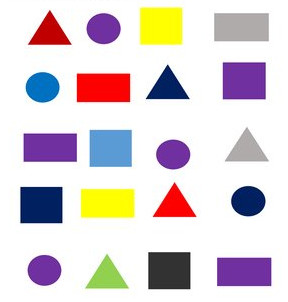
#> input picture resource/shape.jpg, 288 x 302 px
$ python chapter8.py
#> lines starting #> are read from the running program, lines starting #| are printed output that depends on the picture; after the words box and inside, x2 and y2 are one past the last pixel; in counts of white or black regions, pixels touching at a corner belong together
# vien va nhan dien shape
import cv2
import numpy as np

def stackImages(scale,imgArray):
    rows = len(imgArray)
    cols = len(imgArray[0])
    rowsAvailable = isinstance(imgArray[0], list)
    width = imgArray[0][0].shape[1]
    height = imgArray[0][0].shape[0]
    if rowsAvailable:
        for x in range(0, rows):
            for y in range(0, cols):
                if imgArray[x][y].shape[:2] == imgArray[0][0].shape[:2]:
                    imgArray[x][y] = cv2.resize(imgArray[x][y], (0, 0), None, scale, scale)
                else:
                    imgArray[x][y] = cv2.resize(imgArray[x][y], (imgArray[0][0].shape[1], imgArray[0][0].shape[0]), None, scale, scale)
                if len(imgArray[x][y].shape) == 2:
                    imgArray[x][y] = cv2.cvtColor(imgArray[x][y], cv2.COLOR_GRAY2BGR)

        imageBlank = np.zeros((height, width, 3), np.uint8)
        hor = [imageBlank] * rows
        hor_con = [imageBlank] * rows
        for x in range(0, rows):
            hor[x] = np.hstack(imgArray[x])
        ver = np.vstack(hor)
    else:
        for x in range(0, rows):
            if imgArray[x].shape[:2] == imgArray[0].shape[:2]:
                imgArray[x] = cv2.resize(imgArray[x], (0, 0), None, scale, scale)
            else:
                imgArray[x] = cv2.resize(imgArray[x], (imgArray[0].shape[1], imgArray[0].shape[0]), None, scale, scale)
            if len(imgArray[x].shape) == 2:
                imgArray[x] = cv2.cvtColor(imgArray[x], cv2.COLOR_GRAY2BGR)
        hor = np.hstack(imgArray)
        ver = hor
    return ver

def categorize(cnt, w, h):
    if (cnt == 3):
        return "tam"
    elif(cnt == 4):
        asRatio = w/float(h)
        if asRatio > 0.95 and asRatio < 1.05:
            return "hv"
        return "hcn"
    else:
        return "tron"

# tim cac vien
def getContours(img):
    contours, hierarchu = cv2.findContours(img, cv2.RETR_EXTERNAL, cv2.CHAIN_APPROX_NONE)
    for cnt in contours:
        area = cv2.contourArea(cnt)
        print(area)
        if area > 500:
            cv2.drawContours(imgContour, cnt, -1, (255, 0, 0), 3)  # -1 draw all countour
            peri = cv2.arcLength(cnt, True)
            # print(peri)
            approx = cv2.approxPolyDP(cnt, 0.02*peri, True)
            print(len(approx))
            objCorner = len(approx)
            x, y, w, h = cv2.boundingRect(approx)
            cv2.rectangle(imgContour, (x, y), (x+w, y+h), (0, 255, 0), 2)
            cv2.putText(imgContour, categorize(objCorner, w, h), (x+(w//2)-20, y+(h//2)-10), cv2.FONT_HERSHEY_SIMPLEX, 0.5, (0, 0, 0), 2)

path = '../resource/shape.jpg'
img = cv2.imread(path)
#> img is the input picture: shape (302, 288, 3); mean B, G, R 213.7, 211.2, 220.6
imgContour = img.copy()

# convert to gray scale
imgGray = cv2.cvtColor(img, cv2.COLOR_BGR2GRAY)
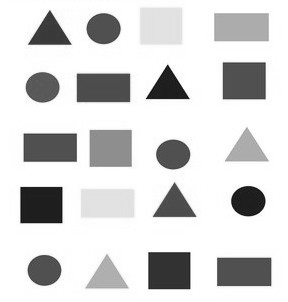
#> imgGray: shape (302, 288); min 9, max 255, mean 214.3
imgBlur = cv2.GaussianBlur(imgGray, (7, 7), 1)
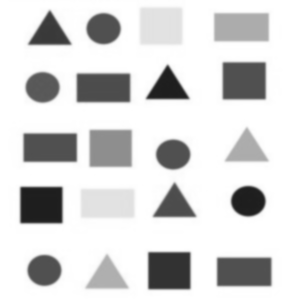
#> imgBlur: shape (302, 288); min 29, max 255, mean 214.3

#canny img
imgCanny = cv2.Canny(imgBlur, 50, 50)
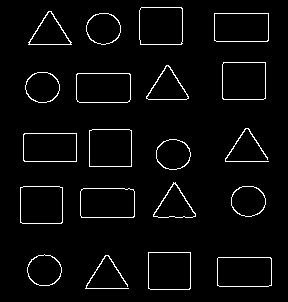
#> imgCanny: shape (302, 288); 3.4% white in thin lines or dots, all inside (x1, y1, x2, y2) = (20, 7, 272, 290)
getContours(imgCanny)
#> in getContours, `contours, hierarchu = cv2.findContours(img, cv2.RETR_EXTERNAL, cv2.CHA..`: contours = 20 contours; largest, box (x1, y1, x2, y2) and area: (222, 62, 266, 100) 1588, (139, 7, 183, 45) 1582, (217, 257, 272, 287) 1561, (76, 73, 131, 103) 1557, (148, 252, 191, 290) 1552
#> the loop in getContours, `for cnt in contours:` made 20 passes
#> (area, peri, approx, objCorner, x, y, w, h) on passes 1, 4, 5, 7, 8, 10, 11, 13: (1561, 163.7, [[217, 258], [217, 285], [271, 285], [270, 257]], 4, 217, 257, 55, 29), (1552, 156.8, [[148, 252], [148, 288], [190, 288], [190, 252]], 4, 148, 252, 43, 37), (1551, 163.3, [[80, 191], [81, 217], [134, 216], [133, 189]], 4, 80, 189, 55, 29), (1547, 155.7, [[20, 187], [20, 222], [62, 222], [62, 187]], 4, 20, 187, 43, 36), (799, 131.9, [[153, 214], [158, 217], [195, 216], [175, 182]], 4, 153, 182, 43, 36), (1483, 160.8, [[23, 134], [24, 161], [76, 161], [76, 133]], 4, 23, 133, 54, 29), (1550, 156.8, [[89, 130], [89, 166], [131, 166], [131, 130]], 4, 89, 130, 43, 37), (1557, 162.5, [[76, 74], [79, 102], [130, 99], [129, 73]], 4, 76, 73, 55, 30)
#> (area, peri, objCorner, x, y, w, h) on passes 3, 6, 9, 14, 18: (827.5, 108.3, 8, 27, 255, 34, 31), (825.5, 107.5, 8, 231, 186, 35, 31), (815, 106.9, 8, 156, 139, 35, 31), (819, 106.9, 8, 25, 72, 35, 31), (842, 108.9, 8, 86, 13, 35, 32)
#> (printed output is left out)
#> after the loop in getContours, `for cnt in contours:`:
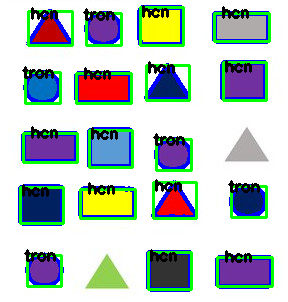
#> imgContour: shape (302, 288, 3); 17.76% of pixels changed, all inside (x1, y1, x2, y2) = (18, 5, 274, 292)

imgBlank = np.zeros_like(img)
imgStack = stackImages(1.7, ([img, imgGray, imgBlur],
                            [imgCanny, imgContour, imgBlank]
                             ))
#> after the loop in stackImages, `for x in range(0, rows):`: hor = 2 items
#> in stackImages, `ver = np.vstack(hor)`:
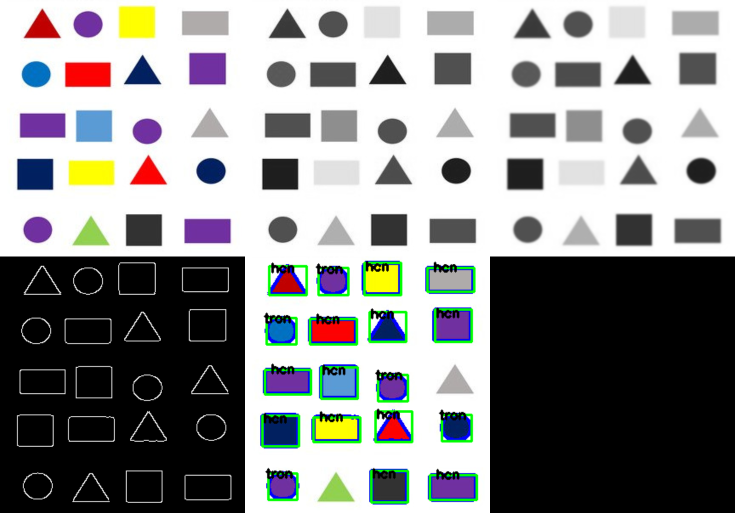
#> ver: shape (1026, 1470, 3) (shown at 1/2 size); mean of channels 0, 1, 2 140.9, 141.4, 140.5; drawn as B, G, R
cv2.imshow("Stack images", imgStack)
cv2.waitKey(0)
cv2.destroyAllWindows()
